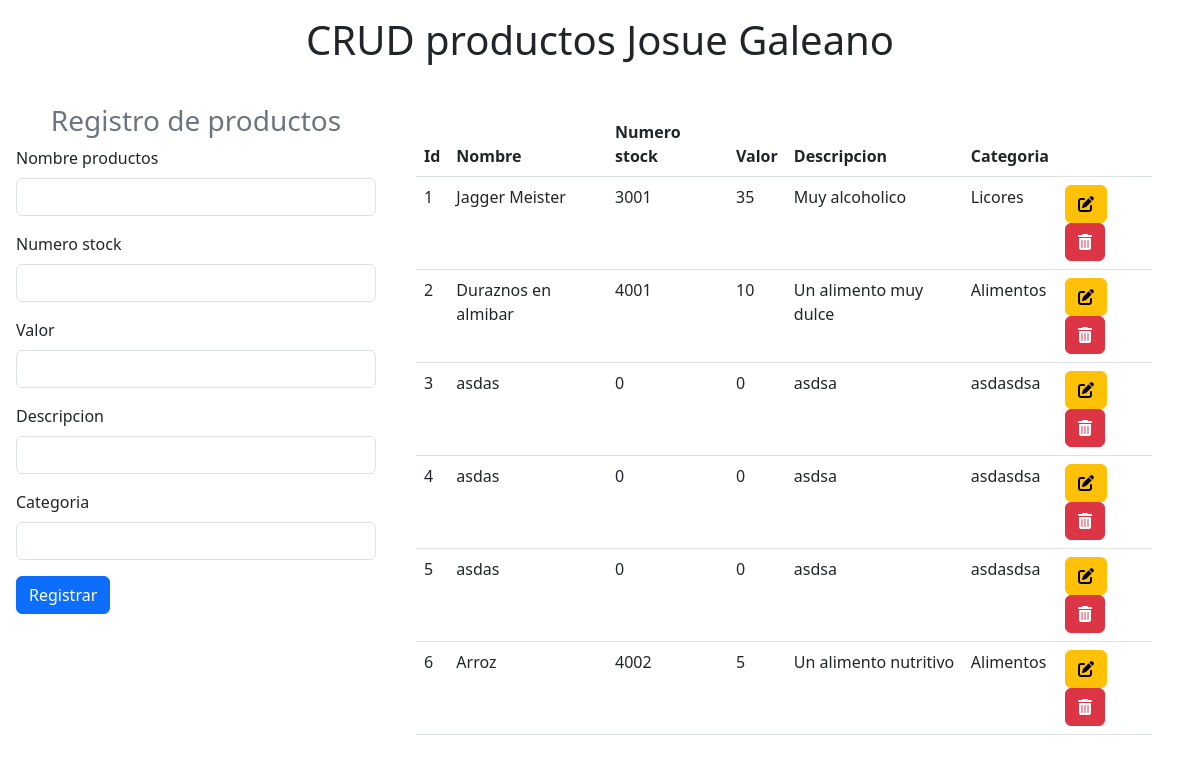
The page / on the database its author committed.
### tables this page shows
CREATE TABLE `productos_crud` (
  `id` int(11) NOT NULL,
  `nombre` varchar(45) NOT NULL,
  `nstock` int(11) NOT NULL,
  `valor` double NOT NULL,
  `descripcion` varchar(45) NOT NULL,
  `categoria` varchar(45) NOT NULL
);

### index.php (the view, shortened to what this page needs)
<!DOCTYPE html>
<html lang="en">
<head>
    <link href="https://cdn.jsdelivr.net/npm/bootstrap@5.3.0-alpha1/dist/css/bootstrap.min.css" rel="stylesheet"
>
</head>
<body>
    <h1 class="text-center p-3">CRUD productos Josue Galeano</h1>
    <div class="container-fluid row">
        <form class="col-4 p-3" method="POST">
            <h3 class="text-center text-secondary">Registro de productos</h3>
            <div class="mb-3">
                <label for="exampleInputEmail1" class="form-label">Nombre productos</label>
                <input type="text" class="form-control" name="nombre">
            </div>
            <div class="mb-3">
                <label for="exampleInputEmail1" class="form-label">Numero stock</label>
                <input type="text" class="form-control" name="stock">
            </div>
            <div class="mb-3">
                <label for="exampleInputEmail1" class="form-label">Valor</label>
                <input type="text" class="form-control" name="valor">
            </div>
            <div class="mb-3">
                <label for="exampleInputEmail1" class="form-label">Descripcion</label>
                <input type="text" class="form-control" name="descripcion">
            </div>
            <div class="mb-3">
                <label for="exampleInputEmail1" class="form-label">Categoria</label>
                <input type="text" class="form-control" name="categoria">
            </div>
            <button type="submit" class="btn btn-primary" name="btnregistrar" value="ok">Registrar</button>
        </form>
        <div class="col-8 p-4">
            <table class="table">
                <thead class="bg-info">
                    <tr>
                        <th scope="col">Id</th>
                        <th scope="col">Nombre</th>
                        <th scope="col">Numero stock</th>
                        <th scope="col">Valor</th>
                        <th scope="col">Descripcion</th>
                        <th scope="col">Categoria</th>
                        <th scope="col"></th>
                    </tr>
                </thead>
                <tbody>
                    <?php
                    include "modelo/conexion.php";
                    $sql = $conexion->query("select*from productos_crud");
                    while ($datos = $sql->fetch_object()) { ?>
                        <tr>
                            <td><?= $datos->id ?></td>
                            <td><?= $datos->nombre ?></td>
                            <td><?= $datos->nstock ?></td>
                            <td><?= $datos->valor ?></td>
                            <td><?= $datos->descripcion ?></td>
                            <td><?= $datos->categoria ?></td>
                            <td>
                                <a href="modificar_producto.php?id=<?= $datos->id ?>" class="btn btn-small btn-warning"><i class="fa-solid fa-pen-to-square"></i></a>
                                <a href="" class="btn btn-small btn-danger"><i class="fa-solid fa-trash-can"></i></a>
                            </td>
                        </tr>
                    <?php }
                    ?>
                </tbody>
            </table>
        </div>
    </div>
</body>
</html>

### rows shown on the page
productos_crud: id "1", nombre "Jagger Meister", nstock "3001", valor "35", descripcion "Muy alcoholico", categoria "Licores"
productos_crud: id "2", nombre "Duraznos en almibar", nstock "4001", valor "10", descripcion "Un alimento muy dulce", categoria "Alimentos"
productos_crud: id "3", nombre "asdas", nstock "0", valor "0", descripcion "asdsa", categoria "asdasdsa"
productos_crud: id "4", nombre "asdas", nstock "0", valor "0", descripcion "asdsa", categoria "asdasdsa"
productos_crud: id "5", nombre "asdas", nstock "0", valor "0", descripcion "asdsa", categoria "asdasdsa"
productos_crud: id "6", nombre "Arroz", nstock "4002", valor "5", descripcion "Un alimento nutritivo", categoria "Alimentos"
